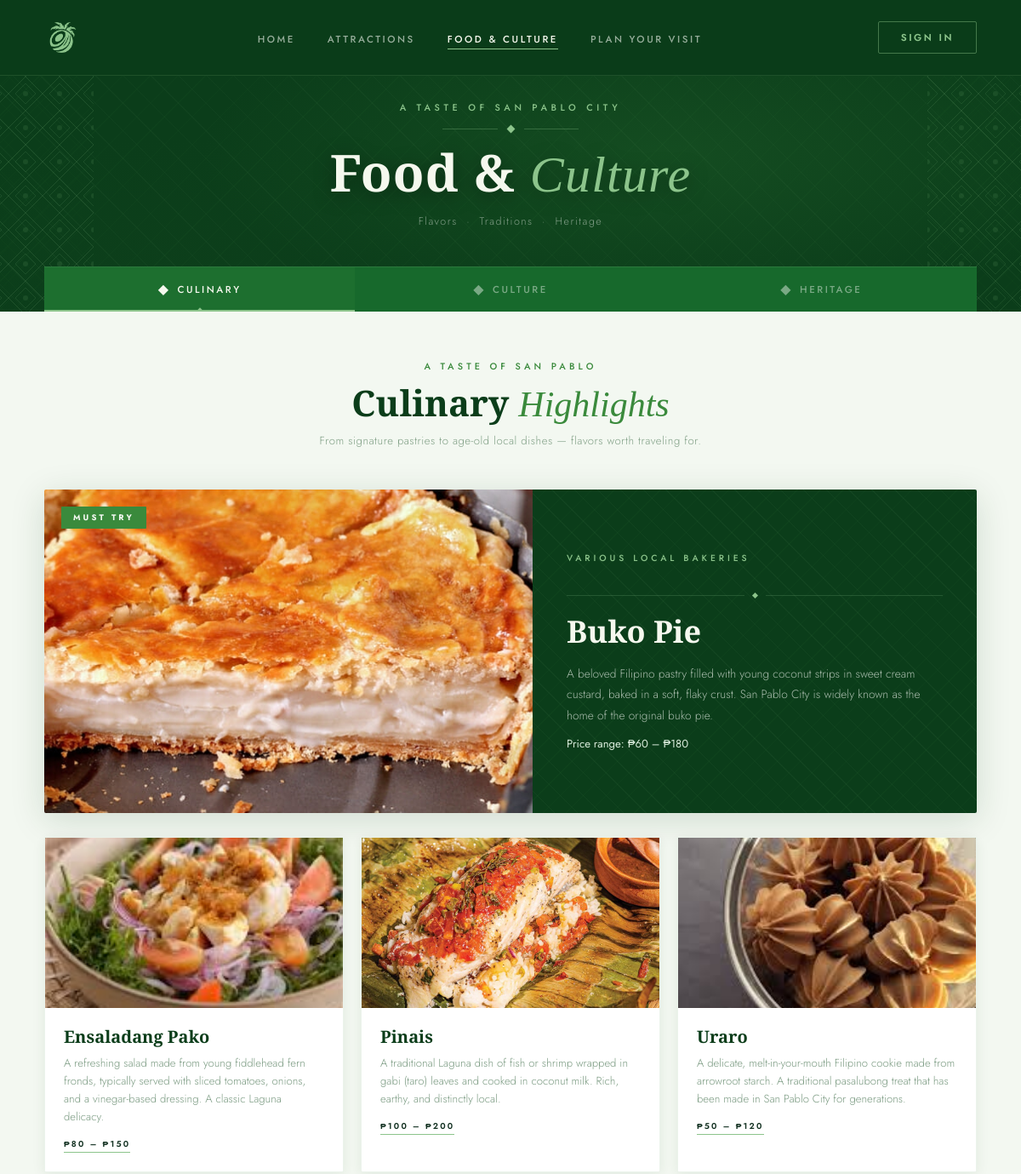
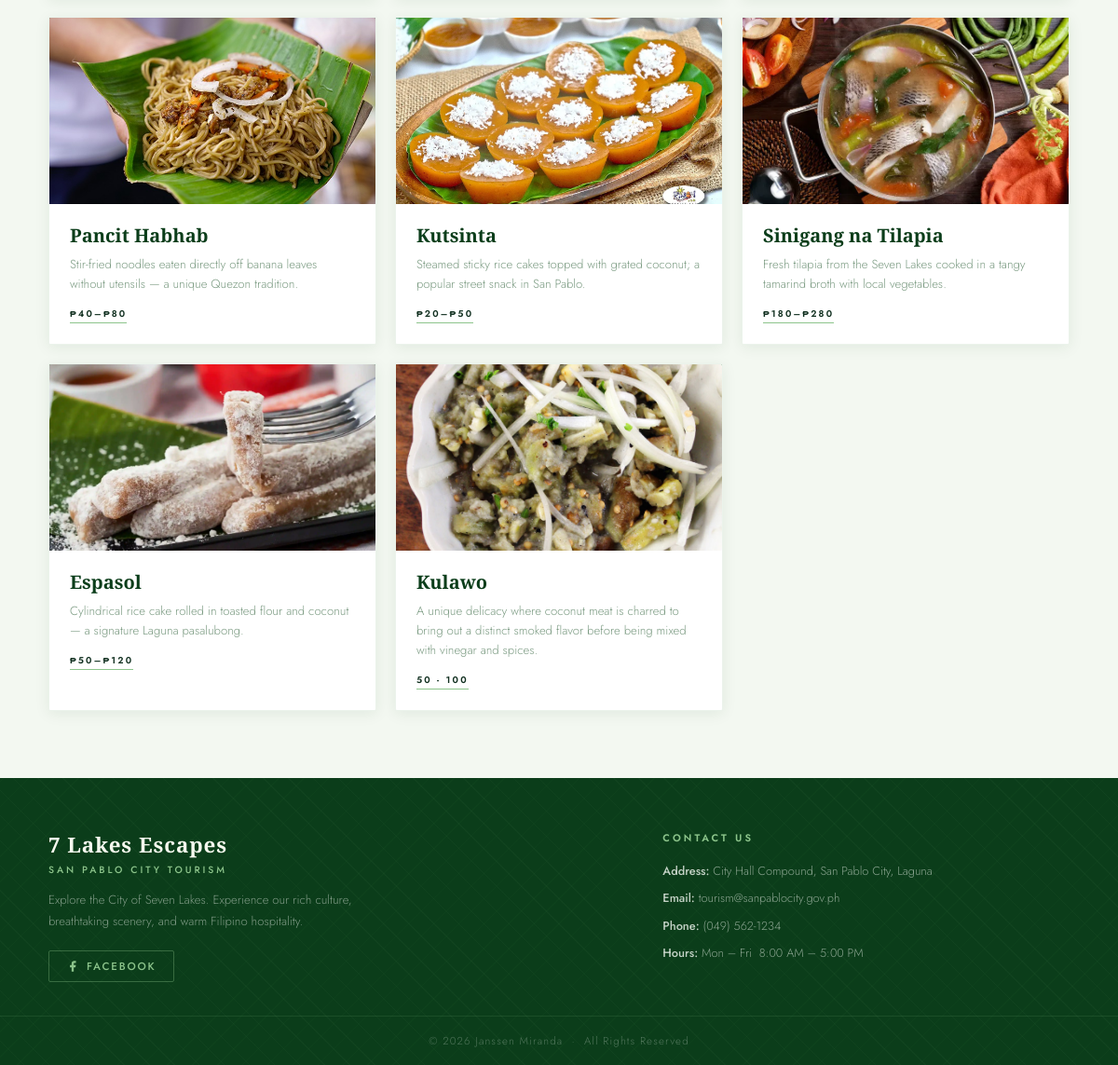
The page /food-culture.php on the database its author committed (2 pictures, top to bottom).
### tables this page shows
CREATE TABLE `foods` (
  `food_id` int(11) NOT NULL,
  `food_name` varchar(150) NOT NULL,
  `description` text DEFAULT NULL,
  `restaurant_name` varchar(150) DEFAULT NULL,
  `location` varchar(255) DEFAULT NULL,
  `price_range` varchar(50) DEFAULT NULL,
  `place_id` int(11) DEFAULT NULL
);

### food-culture.php (the view, shortened to what this page needs)
<?php
require_once 'conn.php';
$foods = [];
$food_query = "
    SELECT f.*, (SELECT ph.file_path FROM photos ph WHERE ph.food_id = f.food_id LIMIT 1) AS photo
    FROM foods f ORDER BY f.food_id
";
$food_res = mysqli_query($conn, $food_query);
if ($food_res) {
    while ($row = mysqli_fetch_assoc($food_res)) {
        $foods[] = $row;
    }
}
$spotlight  = !empty($foods) ? $foods[0] : null;
$food_grid  = array_slice($foods, 1);
?>
<!DOCTYPE html>
<html lang="en">
<head>
  <link rel="stylesheet" href="food-culture.css" />
</head>
<body>
<nav class="navbar">
  <a href="index.php" class="nav-logo">
    <img src="images/logo/logo.png" alt="7 Lakes Escapes" />
  </a>
  <ul class="nav-links">
    <li><a href="index.php">Home</a></li>
    <li><a href="attractions.php">Attractions</a></li>
    <li><a href="food-culture.php" class="active">Food &amp; Culture</a></li>
    <li><a href="plan.php">Plan Your Visit</a></li>
  </ul>
  <div style="display:flex;align-items:center;gap:10px;">
    <?php if (isset($_SESSION['user_id']) && $_SESSION['role'] === 'tourist'): ?>
      <div class="nav-user-menu">
        <a href="tourist/dashboard.php" class="nav-cta">My Account <svg width="10" height="10" viewBox="0 0 24 24" fill="none" stroke="currentColor" stroke-width="2.5"><polyline points="6 9 12 15 18 9"/></svg></a>
        <div class="nav-dropdown">
          <a href="tourist/dashboard.php">My Dashboard</a>
          <a href="tourist/logout.php" class="nav-dropdown-signout">Sign Out</a>
        </div>
      </div>
    <?php else: ?>
      <a href="login.php" class="nav-cta">Sign In</a>
    <?php endif; ?>
  </div>
</nav>
<div class="page-banner">
  <div class="geo-left">
  </div>
  <div class="geo-right">
  </div>
  <div class="banner-content">
    <p class="banner-eyebrow">A Taste of San Pablo City</p>
    <div class="rule">
      <span class="rule-line"></span>
      <span class="rule-diamond"></span>
      <span class="rule-line"></span>
    </div>
    <h1 class="banner-title">Food &amp; <em>Culture</em></h1>
    <p class="banner-sub">Flavors &nbsp;&middot;&nbsp; Traditions &nbsp;&middot;&nbsp; Heritage</p>
  </div>
  <nav class="tab-nav" role="tablist">
    <button class="tab-nav-btn active" data-tab="food" role="tab" aria-selected="true">
      <span class="tab-icon">&#9670;</span> Culinary
    </button>
    <button class="tab-nav-btn" data-tab="culture" role="tab" aria-selected="false">
      <span class="tab-icon">&#9670;</span> Culture
    </button>
    <button class="tab-nav-btn" data-tab="heritage" role="tab" aria-selected="false">
      <span class="tab-icon">&#9670;</span> Heritage
    </button>
  </nav>
</div>
<div class="page-content">
  <div class="tab-panel active" id="tab-food" role="tabpanel">
    <div class="section-header">
      <p class="section-eyebrow">A Taste of San Pablo</p>
      <h2 class="section-title">Culinary <em>Highlights</em></h2>
      <p class="section-sub">From signature pastries to age-old local dishes — flavors worth traveling for.</p>
    </div>
    <?php if ($spotlight): ?>
    <div class="food-spotlight">
      <div class="spotlight-img">
        <?php if ($spotlight['photo']): ?>
          <img src="<?= htmlspecialchars($spotlight['photo']) ?>" alt="<?= htmlspecialchars($spotlight['food_name']) ?>" />
        <?php endif; ?>
        <span class="spotlight-badge">Must Try</span>
      </div>
      <div class="spotlight-body">
        <p class="spotlight-label"><?= htmlspecialchars($spotlight['restaurant_name'] ?? 'Local Specialty') ?></p>
        <div class="spotlight-rule">
          <span></span>
          <span class="spotlight-rule-dot"></span>
          <span></span>
        </div>
        <h3 class="spotlight-name"><?= htmlspecialchars($spotlight['food_name']) ?></h3>
        <?php if ($spotlight['description']): ?>
          <p class="spotlight-desc"><?= htmlspecialchars($spotlight['description']) ?></p>
        <?php endif; ?>
        <?php if ($spotlight['price_range']): ?>
          <p style="margin-top:12px;font-size:0.82rem;color: #DBECDC;">Price range: <?= htmlspecialchars($spotlight['price_range']) ?></p>
        <?php endif; ?>
      </div>
    </div>
    <?php endif; ?>
    <?php if ($food_grid): ?>
    <div class="food-grid">
      <?php foreach ($food_grid as $f): ?>
      <div class="food-card">
        <?php if ($f['photo']): ?>
          <div class="food-card-img" style="background-image: url('<?= htmlspecialchars($f['photo']) ?>');"></div>
        <?php else: ?>
          <div class="food-card-img" style="background: linear-gradient(160deg, #1e3c0d 0%, #4a7c30 100%);"></div>
        <?php endif; ?>
        <div class="food-card-body">
          <h3 class="food-card-name"><?= htmlspecialchars($f['food_name']) ?></h3>
          <?php if ($f['description']): ?>
            <p class="food-card-desc"><?= htmlspecialchars($f['description']) ?></p>
          <?php endif; ?>
          <span class="food-card-tag"><?= htmlspecialchars($f['price_range'] ?: ($f['restaurant_name'] ?: 'Local Specialty')) ?></span>
        </div>
      </div>
      <?php endforeach; ?>
    </div>
    <?php elseif (!$spotlight): ?>
    <div style="padding:60px 0;text-align:center;color:rgba(51,100,61,0.5);">
      <p>No food items listed yet. Check back soon.<?php if (isset($_SESSION['role']) && $_SESSION['role'] !== 'tourist'): ?> <a href="admin/foods.php">Add via admin panel.</a><?php endif; ?></p>
    </div>
    <?php endif; ?>
  </div>
</div>
<footer class="main-footer">
  <div class="footer-inner">
    <div class="footer-brand">
      <p class="footer-brand-name">7 Lakes Escapes</p>
      <p class="footer-brand-sub">San Pablo City Tourism</p>
      <p class="footer-desc">Explore the City of Seven Lakes. Experience our rich culture, breathtaking scenery, and warm Filipino hospitality.</p>
      <div class="footer-social">
        <a href="https://www.facebook.com/TOURISMSANPABLOOFFICIALPAGE" target="_blank" rel="noopener">
          <svg width="14" height="14" viewBox="0 0 24 24" fill="currentColor"><path d="M18 2h-3a5 5 0 0 0-5 5v3H7v4h3v8h4v-8h3l1-4h-4V7a1 1 0 0 1 1-1h3z"/></svg>
          Facebook
        </a>
      </div>
    </div>
    <div class="footer-contact">
      <p class="footer-contact-title">Contact Us</p>
      <ul>
        <li><strong>Address:</strong> City Hall Compound, San Pablo City, Laguna</li>
        <li><strong>Email:</strong> tourism@sanpablocity.gov.ph</li>
        <li><strong>Phone:</strong> (049) 562-1234</li>
        <li><strong>Hours:</strong> Mon – Fri &nbsp;8:00 AM – 5:00 PM</li>
      </ul>
    </div>
  </div>
  <div class="footer-bottom">
    &copy; 2026 Janssen Miranda &nbsp;&middot;&nbsp; All Rights Reserved
  </div>
</footer>
</body>
</html>

### rows shown on the page
foods: restaurant_name "VARIOUS LOCAL BAKERIES", food_name "Buko Pie", description "A beloved Filipino pastry filled with young coconut strips in sweet cream custard, baked in a soft, flaky crust. San Pablo City is widely known as the home of the original buko pie.", price_range "₱60 – ₱180"
foods: shows a picture, food_name "Ensaladang Pako", description "A refreshing salad made from young fiddlehead fern fronds, typically served with sliced tomatoes, onions, and a vinegar-based dressing. A classic Laguna delicacy.", price_range "₱80 – ₱150"
foods: shows a picture, food_name "Pinais", description "A traditional Laguna dish of fish or shrimp wrapped in gabi (taro) leaves and cooked in coconut milk. Rich, earthy, and distinctly local.", price_range "₱100 – ₱200"
foods: shows a picture, food_name "Uraro", description "A delicate, melt-in-your-mouth Filipino cookie made from arrowroot starch. A traditional pasalubong treat that has been made in San Pablo City for generations.", price_range "₱50 – ₱120"
foods: shows a picture, food_name "Pancit Habhab", description "Stir-fried noodles eaten directly off banana leaves without utensils — a unique Quezon tradition.", price_range "₱40–₱80"
foods: shows a picture, food_name "Kutsinta", description "Steamed sticky rice cakes topped with grated coconut; a popular street snack in San Pablo.", price_range "₱20–₱50"
foods: shows a picture, food_name "Sinigang na Tilapia", description "Fresh tilapia from the Seven Lakes cooked in a tangy tamarind broth with local vegetables.", price_range "₱180–₱280"
foods: shows a picture, food_name "Espasol", description "Cylindrical rice cake rolled in toasted flour and coconut — a signature Laguna pasalubong.", price_range "₱50–₱120"
foods: shows a picture, food_name "Kulawo", description "A unique delicacy where coconut meat is charred to bring out a distinct smoked flavor before being mixed with vinegar and spices.", price_range "50 - 100"
